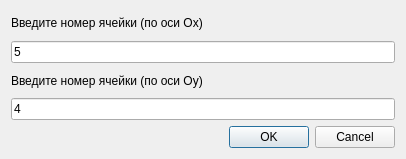
<?xml version="1.0" encoding="UTF-8"?>
<ui version="4.0">
 <class>PlaceTableChooser</class>
 <widget class="QDialog" name="PlaceTableChooser">
  <property name="geometry">
   <rect>
    <x>0</x>
    <y>0</y>
    <width>406</width>
    <height>159</height>
   </rect>
  </property>
  <property name="windowTitle">
   <string>Dialog</string>
  </property>
  <layout class="QVBoxLayout" name="verticalLayout_2">
   <item>
    <layout class="QVBoxLayout" name="verticalLayout">
     <item>
      <widget class="QLabel" name="label_2">
       <property name="text">
        <string>Введите номер ячейки (по оси Ox)</string>
       </property>
      </widget>
     </item>
     <item>
      <widget class="QLineEdit" name="lineEdit">
       <property name="text">
        <string>5</string>
       </property>
      </widget>
     </item>
     <item>
      <widget class="QLabel" name="label_3">
       <property name="text">
        <string>Введите номер ячейки (по оси Oy)</string>
       </property>
      </widget>
     </item>
     <item>
      <widget class="QLineEdit" name="lineEdit_2">
       <property name="text">
        <string>4</string>
       </property>
      </widget>
     </item>
     <item>
      <widget class="QDialogButtonBox" name="buttonBox">
       <property name="orientation">
        <enum>Qt::Horizontal</enum>
       </property>
       <property name="standardButtons">
        <set>QDialogButtonBox::Cancel|QDialogButtonBox::Ok</set>
       </property>
      </widget>
     </item>
    </layout>
   </item>
  </layout>
 </widget>
 <resources/>
 <connections/>
</ui>
